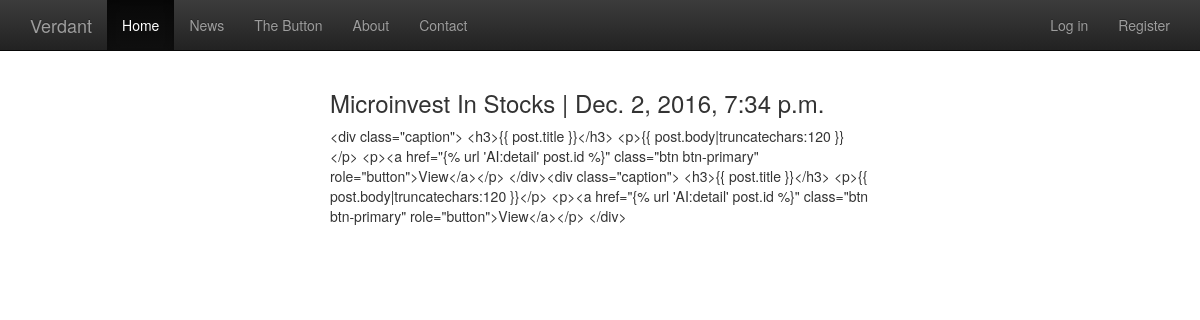
Page /2/ on the committed database.
### Posts/models.py (models this page shows, shortened)
class News(models.Model):
    title = models.CharField(max_length=120)
    body = models.TextField()
    timestamp = models.DateTimeField(auto_now_add=True)

### Posts/views.py (the view)
# urls.py: url(r'^(?P<pk>[0-9]+)/$', NewsDetailView.as_view(), name='detail'),
class NewsDetailView(generic.DeleteView):
    model = News
    template_name = 'news_detail.html'
    context_object_name = 'news'

### templates/news_detail.html
{% extends 'base.html' %}
{% block content %}
<div class="col-sm-6 col-sm-offset-3">
    {% if news %}
    <div class="row">
        <div class="col-sm-12">
        <div class="caption">
        <h3>{{ news.title }} | {{ news.timestamp }}</h3>
        <p>{{ news.body }}</p>
        </div>
        </div>
    </div>
    {% endif %}
</div>
{% endblock %}

### templates/base.html (shortened to what this page needs)
{% load staticfiles %}
<html>
<head>
    <link rel="stylesheet" href="https://maxcdn.bootstrapcdn.com/bootstrap/3.3.7/css/bootstrap.min.css">
    <link rel="stylesheet" href="{% static 'css/base.css' %}" />
    <link rel="stylesheet" href="https://maxcdn.bootstrapcdn.com/bootstrap/3.3.7/css/bootstrap-theme.min.css">
  </head>
<body>
{% block nav %}
<nav class="navbar navbar-inverse navbar-fixed-top">
      <div class="container">
        <div class="navbar-header">
          <a class="navbar-brand" href="{% url 'home' %}">Verdant</a>
        </div>
          <div id="navbar" class="navbar-collapse collapse">
            <ul class="nav navbar-nav">
              <li class="active"><a href="{% url 'home' %}">Home</a></li>
                <li class=""><a href="{% url 'news' %}">News</a></li>
                <li><a href="{% url 'button' %}">The Button</a></li>
              <li><a href="{% url 'about' %}">About</a></li>
              <li><a href="{% url 'contact' %}">Contact</a></li>
            </ul>
          {% if not user.is_authenticated %}
        <ul class="nav navbar-nav navbar-right">
             <li><a href="{% url 'auth_login' %}">Log in</a></li>
              <li><a href="{% url 'registration_register' %}">Register</a></li>
        </ul>
          {% else %}
        <ul class="nav navbar-nav navbar-right">
        <li><a href="#">Welcome | {{request.user.username}}</a></li>
        <li><a href="{% url 'auth_logout' %}">Logout</a></li>
        {% endif %}
          </div>
      </div>
    </nav>
{% endblock %}
<div class="container">
  {% block content %}
  {% endblock %}
</div>
  </body>
</html>

### templates/base.html (style rules this page uses)
body { padding-top: 70px; }

### rows in the picture
News: title "Microinvest In Stocks", timestamp "Dec. 2, 2016, 7:34 p.m.", body "<div class=\"caption\"> <h3>{{ post.title }}</h3> <p>{{ post.body|truncatechars:120 }}</p> <p><a href=\"{% url 'AI:detail' post.id %}\" class=\"btn btn-primary\" role=\"button\">View</a></p> </div><div class=\"caption\"> <h3>{{ post.title }}</h3> <p>{{ post.body|truncatechars:120 }}</p> <p><a href=\"{% url 'AI:detail' post.id %}\" class=\"btn btn-primary\" role=\"button\">View</a></p> </div>"
